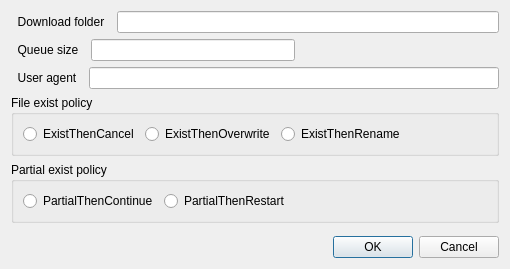
<?xml version="1.0" encoding="UTF-8"?>
<ui version="4.0">
 <class>DownloadSettingsDialog</class>
 <widget class="QDialog" name="DownloadSettingsDialog">
  <property name="geometry">
   <rect>
    <x>0</x>
    <y>0</y>
    <width>510</width>
    <height>269</height>
   </rect>
  </property>
  <property name="windowTitle">
   <string>0</string>
  </property>
  <property name="modal">
   <bool>true</bool>
  </property>
  <layout class="QVBoxLayout" name="verticalLayout">
   <item>
    <layout class="QHBoxLayout" name="horizontalLayout_2">
     <item>
      <widget class="QLabel" name="label">
       <property name="text">
        <string>  Download folder  </string>
       </property>
      </widget>
     </item>
     <item>
      <widget class="QLineEdit" name="lineDownloadFolder"/>
     </item>
    </layout>
   </item>
   <item>
    <layout class="QHBoxLayout" name="horizontalLayout_3">
     <item>
      <widget class="QLabel" name="label_2">
       <property name="text">
        <string>  Queue size  </string>
       </property>
      </widget>
     </item>
     <item>
      <widget class="QLineEdit" name="lineQueueSize"/>
     </item>
     <item>
      <spacer name="horizontalSpacer_2">
       <property name="orientation">
        <enum>Qt::Horizontal</enum>
       </property>
       <property name="sizeHint" stdset="0">
        <size>
         <width>40</width>
         <height>20</height>
        </size>
       </property>
      </spacer>
     </item>
    </layout>
   </item>
   <item>
    <layout class="QHBoxLayout" name="horizontalLayout_5">
     <item>
      <widget class="QLabel" name="label_3">
       <property name="text">
        <string>  User agent  </string>
       </property>
      </widget>
     </item>
     <item>
      <widget class="QLineEdit" name="lineUserAgent"/>
     </item>
    </layout>
   </item>
   <item>
    <widget class="QGroupBox" name="groupBox">
     <property name="title">
      <string>File exist policy</string>
     </property>
     <layout class="QHBoxLayout" name="horizontalLayout">
      <item>
       <widget class="QRadioButton" name="radioExistCancel">
        <property name="text">
         <string>ExistThenCancel</string>
        </property>
       </widget>
      </item>
      <item>
       <widget class="QRadioButton" name="radioExistOverwrite">
        <property name="text">
         <string>ExistThenOverwrite</string>
        </property>
       </widget>
      </item>
      <item>
       <widget class="QRadioButton" name="radioExistRename">
        <property name="text">
         <string>ExistThenRename</string>
        </property>
       </widget>
      </item>
      <item>
       <spacer name="horizontalSpacer">
        <property name="orientation">
         <enum>Qt::Horizontal</enum>
        </property>
        <property name="sizeHint" stdset="0">
         <size>
          <width>40</width>
          <height>20</height>
         </size>
        </property>
       </spacer>
      </item>
     </layout>
    </widget>
   </item>
   <item>
    <widget class="QGroupBox" name="groupBox_2">
     <property name="title">
      <string>Partial exist policy</string>
     </property>
     <layout class="QHBoxLayout" name="horizontalLayout_4">
      <item>
       <widget class="QRadioButton" name="radioPartialContinue">
        <property name="text">
         <string>PartialThenContinue</string>
        </property>
       </widget>
      </item>
      <item>
       <widget class="QRadioButton" name="radioPartialRestart">
        <property name="text">
         <string>PartialThenRestart</string>
        </property>
       </widget>
      </item>
      <item>
       <spacer name="horizontalSpacer_3">
        <property name="orientation">
         <enum>Qt::Horizontal</enum>
        </property>
        <property name="sizeHint" stdset="0">
         <size>
          <width>40</width>
          <height>20</height>
         </size>
        </property>
       </spacer>
      </item>
     </layout>
    </widget>
   </item>
   <item>
    <spacer name="verticalSpacer">
     <property name="orientation">
      <enum>Qt::Vertical</enum>
     </property>
     <property name="sizeType">
      <enum>QSizePolicy::Expanding</enum>
     </property>
     <property name="sizeHint" stdset="0">
      <size>
       <width>20</width>
       <height>10</height>
      </size>
     </property>
    </spacer>
   </item>
   <item>
    <widget class="QDialogButtonBox" name="buttonBox">
     <property name="orientation">
      <enum>Qt::Horizontal</enum>
     </property>
     <property name="standardButtons">
      <set>QDialogButtonBox::Cancel|QDialogButtonBox::Ok</set>
     </property>
    </widget>
   </item>
  </layout>
 </widget>
 <resources/>
 <connections>
  <connection>
   <sender>buttonBox</sender>
   <signal>accepted()</signal>
   <receiver>DownloadSettingsDialog</receiver>
   <slot>accept()</slot>
   <hints>
    <hint type="sourcelabel">
     <x>248</x>
     <y>254</y>
    </hint>
    <hint type="destinationlabel">
     <x>157</x>
     <y>274</y>
    </hint>
   </hints>
  </connection>
  <connection>
   <sender>buttonBox</sender>
   <signal>rejected()</signal>
   <receiver>DownloadSettingsDialog</receiver>
   <slot>reject()</slot>
   <hints>
    <hint type="sourcelabel">
     <x>316</x>
     <y>260</y>
    </hint>
    <hint type="destinationlabel">
     <x>286</x>
     <y>274</y>
    </hint>
   </hints>
  </connection>
 </connections>
</ui>
